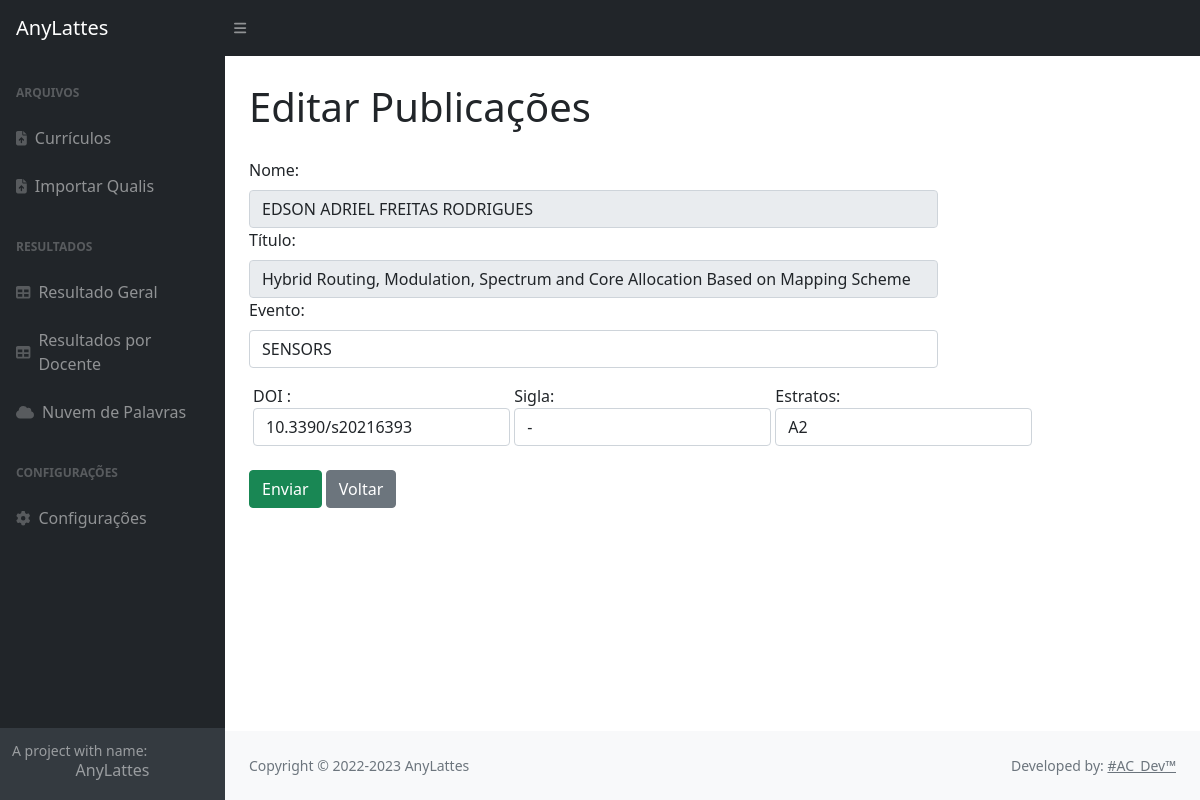
Page /edita_publicacao/5 on the committed database.
### tables this page shows
CREATE TABLE resultados(
                id INTEGER NOT NULL primary key autoincrement,
                nome_docente text NOT NULL,
                documento text NOT NULL,
                ano_evento text NOT NULL,
                titulo text NOT NULL,
                doi text NOT NULL,
                sigla text NOT NULL,
                nome_evento text NOT NULL,
                autores text NOT NULL,
                estratos text,
                notas REAL,
                versao INTEGER DEFAULT 0 NOT NULL
                );

### app.py (the view)
@app.route("/edita_publicacao/<id>",methods=['POST','GET'])
def edita_publicacao(id):
    mostra = mostra_publicacao(id)
    return render_template('edita_publicacao.html',mostra=mostra)

### models/consulta.py (called while the page is built)
def mostra_publicacao(id):
    sql = "select id, nome_docente, titulo, doi, sigla, nome_evento, estratos from resultados r where id= "+id+";"
    cursor = db.cursor()
    cursor.execute(sql)
    resultado = cursor.fetchone()
    return resultado

### templates/edita_publicacao.html (shortened to what this page needs)
{% extends 'base.html'%}
{%block content%}
<h1>{%block title%}Editar Publicações {%endblock%}</h1>
<form action="{{ url_for('atualiza') }}" method="post" class="form-inline">
    <div class="row">
        <div class="col-md-9">
            <div class="form-group">
                <label for="nome_docente" class="form-label">Nome: </label>
                <input disabled type="text" name="nome_docente" value="{{mostra[1]}}" class="form-control">
            </div>
            <div class="form-group">
                <label for="titulo" class="form-label">Título:</label>
                <input disabled type="text" name="titulo" value="{{mostra[2]}}" class="form-control">
            </div>
            <div class="form-group">
                <label for="nome_docente" class="form-label"> Evento: </label>
                <input type="text" name="nome_evento" value="{{mostra[5]}}" class="form-control">
            </div>
        </div>
        <div class="card-body">
            <div class="row">
                <div class="container">
                    <label for="nome_docente" class="form-label"> DOI :
                        <input type="text" name="doi" value="{{mostra[3]}}" class="form-control col-md-3">
                    </label>
                    <label for="nome_docente" class="form-label">Sigla:
                        <input type="text" name="sigla" value="{{mostra[4]}}" class="form-control">
                    </label>
                    <label for="nome_docente" class="form-label">Estratos:
                        <input type="text" name="estratos" value="{{mostra[6]}}" class="form-control col-md-2">
                    </label>
                </div>
            </div>
        </div>
        <div>
            <button type="submit" class="btn btn-success">Enviar</button>
            <a href="{{url_for('resultado_total')}}" class="btn btn-secondary" type="button">Voltar</a>
        </div>
    </div>
</form>
{%endblock%}

### static/css/estilos.css (style rules this page uses)
h1 { display: block; margin-block-start: 0.67em; margin-block-end: 0.67em; margin-inline-start: 0px; margin-inline-end: 0px; }

### rows in the picture
resultados: nome_docente "EDSON ADRIEL FREITAS RODRIGUES", titulo "Hybrid Routing, Modulation, Spectrum and Core Allocation Based on Mapping Scheme", nome_evento "SENSORS", doi "10.3390/s20216393", sigla "-", estratos "A2"
